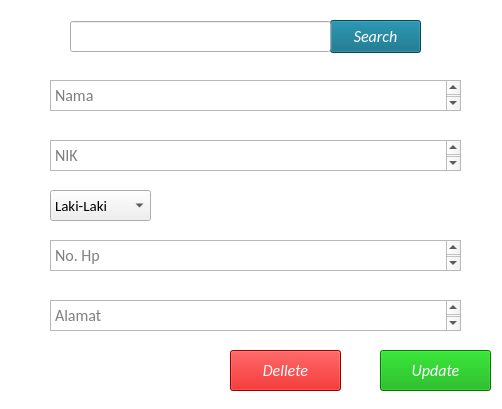
<?xml version="1.0" encoding="UTF-8"?>
<ui version="4.0">
 <class>Input</class>
 <widget class="QWidget" name="Input">
  <property name="geometry">
   <rect>
    <x>0</x>
    <y>0</y>
    <width>502</width>
    <height>409</height>
   </rect>
  </property>
  <property name="windowTitle">
   <string notr="true">Cari Data Peserta</string>
  </property>
  <widget class="QLabel" name="label">
   <property name="geometry">
    <rect>
     <x>-10</x>
     <y>-10</y>
     <width>611</width>
     <height>491</height>
    </rect>
   </property>
   <property name="styleSheet">
    <string notr="true">background-color: rgb(255, 255, 255);</string>
   </property>
   <property name="text">
    <string/>
   </property>
  </widget>
  <widget class="QPushButton" name="Cari">
   <property name="geometry">
    <rect>
     <x>330</x>
     <y>20</y>
     <width>91</width>
     <height>33</height>
    </rect>
   </property>
   <property name="font">
    <font>
     <family>Calibri</family>
     <pointsize>12</pointsize>
     <weight>50</weight>
     <italic>true</italic>
     <bold>false</bold>
    </font>
   </property>
   <property name="styleSheet">
    <string notr="true">background-color: #006680;
color:#ffffff;</string>
   </property>
   <property name="text">
    <string>Search</string>
   </property>
  </widget>
  <widget class="QPlainTextEdit" name="Alamat">
   <property name="geometry">
    <rect>
     <x>50</x>
     <y>300</y>
     <width>411</width>
     <height>31</height>
    </rect>
   </property>
   <property name="font">
    <font>
     <family>Calibri</family>
     <pointsize>12</pointsize>
    </font>
   </property>
   <property name="styleSheet">
    <string notr="true"/>
   </property>
   <property name="placeholderText">
    <string>Alamat</string>
   </property>
  </widget>
  <widget class="QComboBox" name="Kelamin">
   <property name="geometry">
    <rect>
     <x>50</x>
     <y>190</y>
     <width>101</width>
     <height>31</height>
    </rect>
   </property>
   <property name="font">
    <font>
     <family>Calibri</family>
     <pointsize>11</pointsize>
    </font>
   </property>
   <item>
    <property name="text">
     <string>Laki-Laki</string>
    </property>
   </item>
   <item>
    <property name="text">
     <string>Perempuan</string>
    </property>
   </item>
  </widget>
  <widget class="QPlainTextEdit" name="No_Hp">
   <property name="geometry">
    <rect>
     <x>50</x>
     <y>240</y>
     <width>411</width>
     <height>31</height>
    </rect>
   </property>
   <property name="font">
    <font>
     <family>Calibri</family>
     <pointsize>12</pointsize>
    </font>
   </property>
   <property name="styleSheet">
    <string notr="true"/>
   </property>
   <property name="placeholderText">
    <string>No. Hp</string>
   </property>
  </widget>
  <widget class="QPlainTextEdit" name="NIK">
   <property name="geometry">
    <rect>
     <x>50</x>
     <y>140</y>
     <width>411</width>
     <height>31</height>
    </rect>
   </property>
   <property name="font">
    <font>
     <family>Calibri</family>
     <pointsize>12</pointsize>
    </font>
   </property>
   <property name="styleSheet">
    <string notr="true"/>
   </property>
   <property name="placeholderText">
    <string>NIK</string>
   </property>
  </widget>
  <widget class="QPlainTextEdit" name="Nama">
   <property name="geometry">
    <rect>
     <x>50</x>
     <y>80</y>
     <width>411</width>
     <height>31</height>
    </rect>
   </property>
   <property name="font">
    <font>
     <family>Calibri</family>
     <pointsize>12</pointsize>
    </font>
   </property>
   <property name="styleSheet">
    <string notr="true"/>
   </property>
   <property name="placeholderText">
    <string notr="true">Nama</string>
   </property>
  </widget>
  <widget class="QPushButton" name="Dellete">
   <property name="geometry">
    <rect>
     <x>230</x>
     <y>350</y>
     <width>111</width>
     <height>41</height>
    </rect>
   </property>
   <property name="font">
    <font>
     <family>Calibri</family>
     <pointsize>12</pointsize>
     <weight>50</weight>
     <italic>true</italic>
     <bold>false</bold>
    </font>
   </property>
   <property name="styleSheet">
    <string notr="true">background-color: #d40000;
color:#ffffff;
</string>
   </property>
   <property name="text">
    <string>Dellete</string>
   </property>
  </widget>
  <widget class="QPushButton" name="Update">
   <property name="geometry">
    <rect>
     <x>380</x>
     <y>350</y>
     <width>111</width>
     <height>41</height>
    </rect>
   </property>
   <property name="font">
    <font>
     <family>Calibri</family>
     <pointsize>12</pointsize>
     <weight>50</weight>
     <italic>true</italic>
     <bold>false</bold>
    </font>
   </property>
   <property name="styleSheet">
    <string notr="true">background-color: #00aa00;
color:#ffffff;</string>
   </property>
   <property name="text">
    <string>Update</string>
   </property>
  </widget>
  <widget class="QLineEdit" name="Search_text">
   <property name="geometry">
    <rect>
     <x>70</x>
     <y>21</y>
     <width>261</width>
     <height>31</height>
    </rect>
   </property>
   <property name="font">
    <font>
     <family>Calibri</family>
     <pointsize>12</pointsize>
    </font>
   </property>
  </widget>
 </widget>
 <resources/>
 <connections/>
</ui>
